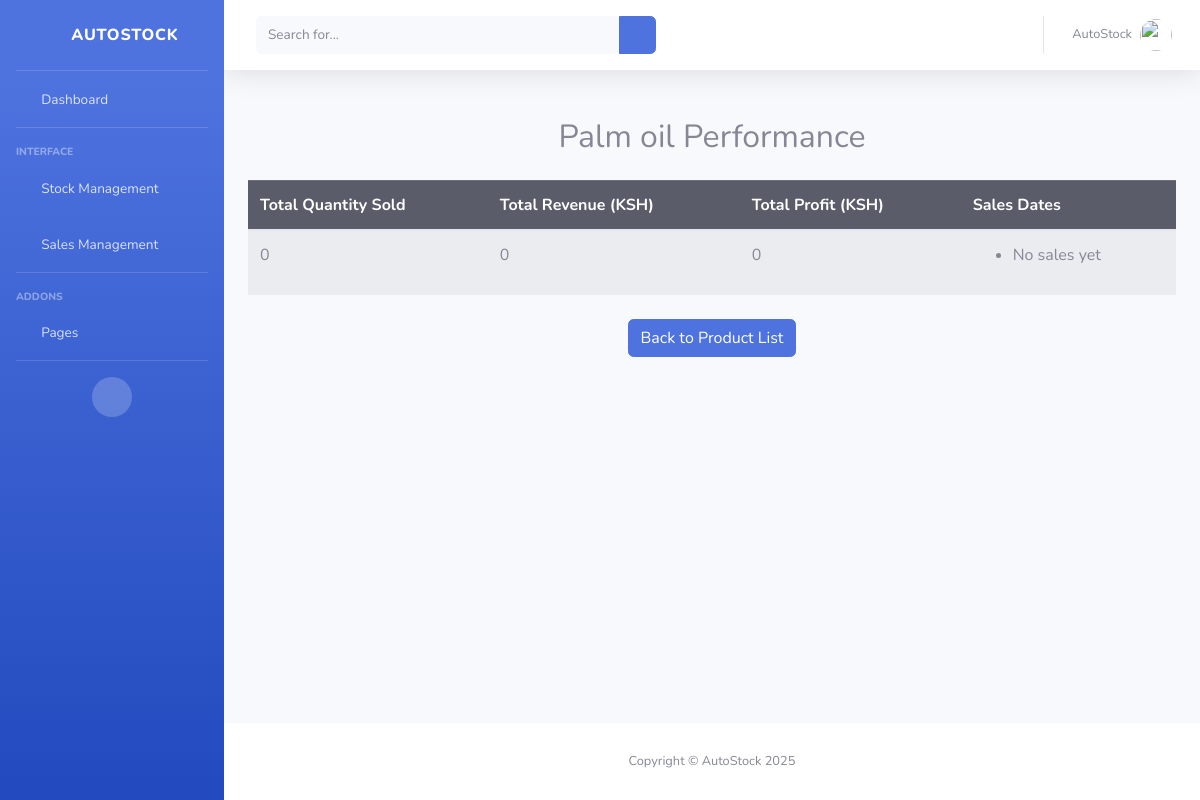
The page /product_tracker/2/ on the database as committed earlier.
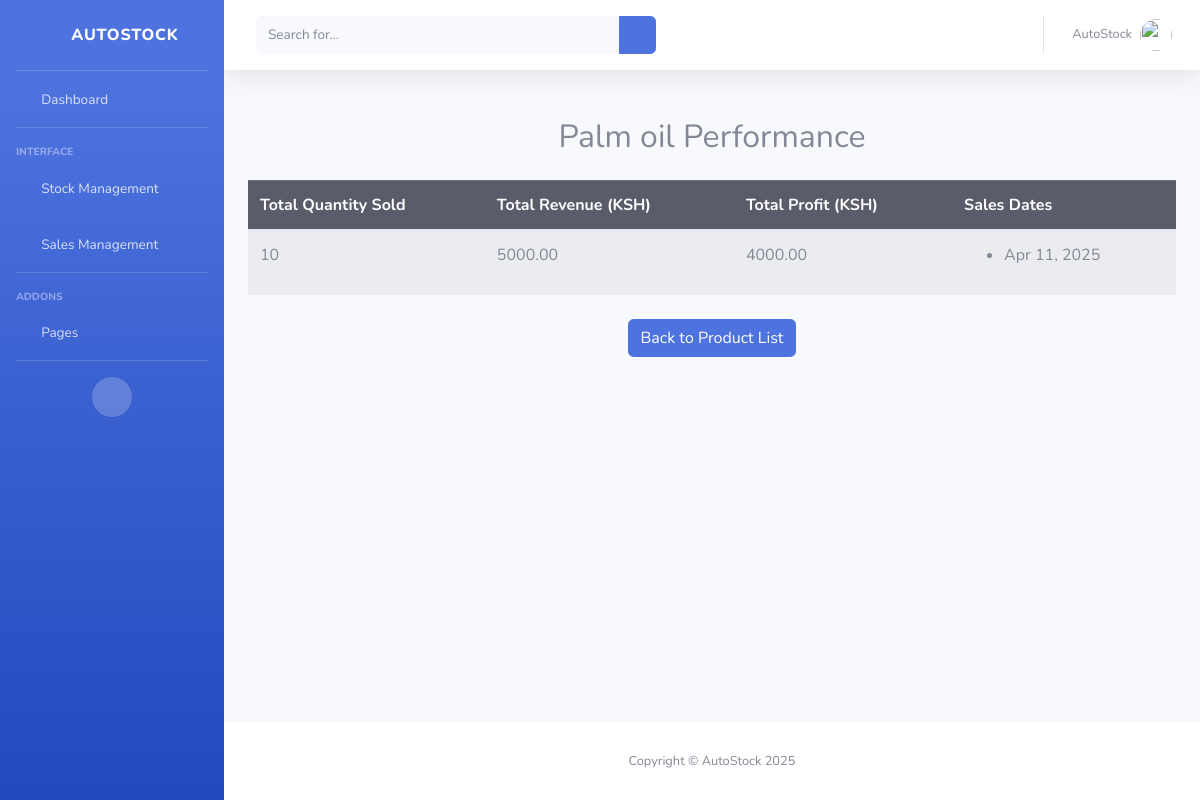
The same page on the database as committed later.
### autoapp/models.py (models this page shows, shortened)
class Sale(models.Model):
    product = models.ForeignKey(
        'Stock', on_delete=models.CASCADE, related_name="sales"
    )
    quantitysold = models.PositiveIntegerField()
    sellingprice = models.DecimalField(max_digits=12, decimal_places=2)
    datesold = models.DateField(auto_now_add=True)  # Automatically set on sale

### autoapp/views.py (the view)
# urls.py: path('product_tracker/<int:product_id>/', views.product_tracker, name='product_tracker'),
def product_tracker(request, product_id):
    product = get_object_or_404(Stock, id=product_id)
    sales = Sale.objects.filter(product=product)
    total_quantity_sold = sales.aggregate(total=Sum("quantitysold"))["total"] or 0
    total_revenue = sum(sale.quantitysold * sale.sellingprice for sale in sales)
    total_profit = sum(sale.quantitysold * (sale.sellingprice - product.buyingprice) for sale in sales)
    sales_dates = sales.values("datesold").distinct().order_by("-datesold")
    context = {
        "product": product,
        "total_quantity_sold": total_quantity_sold,
        "total_revenue": total_revenue,
        "total_profit": total_profit,
        "sales_dates": sales_dates,
    }
    return render(request, "product_tracker.html", context)

### template/product_tracker.html (shortened to what the changed rows need)
<!DOCTYPE html>
<html lang="en">
<head>
    {% load static %}
    <link href="{% static 'vendor/fontawesome-free/css/all.min.css' %}" rel="stylesheet" type="text/css">
    <link href="{% static 'css/sb-admin-2.min.css' %}" rel="stylesheet">
    <link href="{% static 'vendor/datatables/dataTables.bootstrap4.min.css' %}" rel="stylesheet">
</head>
<body id="page-top">
    <div id="wrapper">
        <div id="content-wrapper" class="d-flex flex-column">
            <div id="content">
             <div class="container mt-5">
    <h2 class="text-center">{{ product.product }} Performance</h2>
    <table class="table table-striped mt-4">
        <thead class="table-dark">
            <tr>
                <th>Total Quantity Sold</th>
                <th>Total Revenue (KSH)</th>
                <th>Total Profit (KSH)</th>
                <th>Sales Dates</th>
            </tr>
        </thead>
        <tbody>
            <tr>
                <td>{{ total_quantity_sold }}</td>
                <td>{{ total_revenue }}</td>
                <td>{{ total_profit }}</td>
                <td>
                    <ul>
                        {% for date in sales_dates %}
                            <li>{{ date.datesold|date:"M d, Y" }}</li>
                        {% empty %}
                            <li>No sales yet</li>
                        {% endfor %}
                    </ul>
                </td>
            </tr>
        </tbody>
    </table>
</div>
            </div>
        </div>
    </div>
</body>
</html>

Rows that differ between the two databases and show on the page:
added Sale: datesold "Apr 11, 2025"
Other text that changed with them:
{{ total_quantity_sold }}: "0" → "10"
{{ total_revenue }}: "0" → "5000.00"
{{ total_profit }}: "0" → "4000.00"
text no longer shown: "No sales yet"
